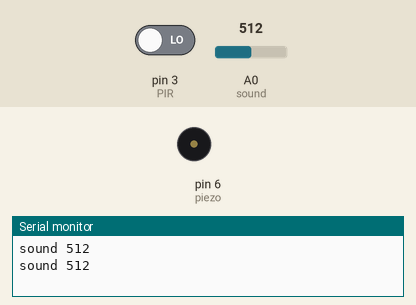
Bench run of a sketch on a simulated Arduino Uno, built with avr-gcc and run on an emulated ATmega328P. On the bench: buzzer (waves = sounding), the last lines printed to the serial monitor. Inputs (shaded band) come from the test bench; at power-on: A0 (sound) = 512, pin 3 (PIR) LOW.

Above: at 3.65 s.
3.7 s: A0 (sound) set to 56
7.3 s: A0 (sound) set to 46
At 8.6 s:
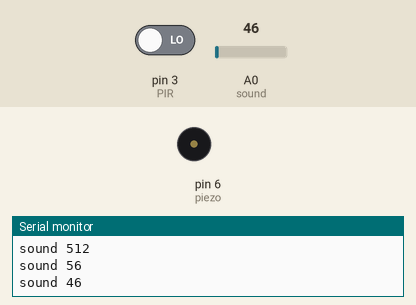
10.9 s: pin 3 (PIR) driven HIGH
At 14.8 s:
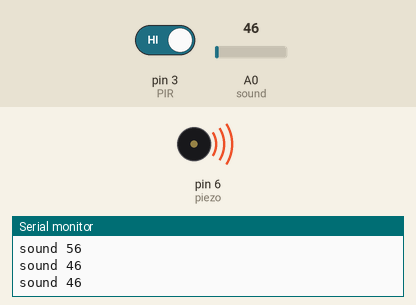
Timing chart, 0 to 20.5 s (numbered marks = the images above; inputs shaded):
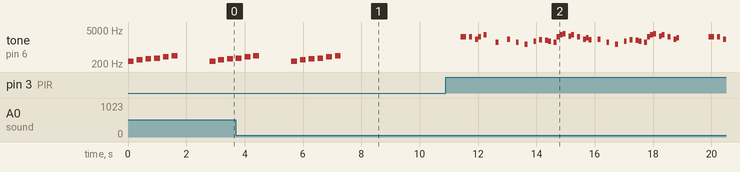

The sketch:

week10.ino
```cpp
#define NOTE_B0 31
#define NOTE_C1 33
#define NOTE_CS1 35
#define NOTE_D1 37
#define NOTE_DS1 39
#define NOTE_E1 41
#define NOTE_F1 44
#define NOTE_FS1 46
#define NOTE_G1 49
#define NOTE_GS1 52
#define NOTE_A1 55
#define NOTE_AS1 58
#define NOTE_B1 62
#define NOTE_C2 65
#define NOTE_CS2 69
#define NOTE_D2 73
#define NOTE_DS2 78
#define NOTE_E2 82
#define NOTE_F2 87
#define NOTE_FS2 93
#define NOTE_G2 98
#define NOTE_GS2 104
#define NOTE_A2 110
#define NOTE_AS2 117
#define NOTE_B2 123
#define NOTE_C3 131
#define NOTE_CS3 139
#define NOTE_D3 147
#define NOTE_DS3 156
#define NOTE_E3 165
#define NOTE_F3 175
#define NOTE_FS3 185
#define NOTE_G3 196
#define NOTE_GS3 208
#define NOTE_A3 220
#define NOTE_AS3 233
#define NOTE_B3 247
#define NOTE_C4 262
#define NOTE_CS4 277
#define NOTE_D4 294
#define NOTE_DS4 311
#define NOTE_E4 330
#define NOTE_F4 349
#define NOTE_FS4 370
#define NOTE_G4 392
#define NOTE_GS4 415
#define NOTE_A4 440
#define NOTE_AS4 466
#define NOTE_B4 494
#define NOTE_C5 523
#define NOTE_CS5 554
#define NOTE_D5 587
#define NOTE_DS5 622
#define NOTE_E5 659
#define NOTE_F5 698
#define NOTE_FS5 740
#define NOTE_G5 784
#define NOTE_GS5 831
#define NOTE_A5 880
#define NOTE_AS5 932
#define NOTE_B5 988
#define NOTE_C6 1047
#define NOTE_CS6 1109
#define NOTE_D6 1175
#define NOTE_DS6 1245
#define NOTE_E6 1319
#define NOTE_F6 1397
#define NOTE_FS6 1480
#define NOTE_G6 1568
#define NOTE_GS6 1661
#define NOTE_A6 1760
#define NOTE_AS6 1865
#define NOTE_B6 1976
#define NOTE_C7 2093
#define NOTE_CS7 2217
#define NOTE_D7 2349
#define NOTE_DS7 2489
#define NOTE_E7 2637
#define NOTE_F7 2794
#define NOTE_FS7 2960
#define NOTE_G7 3136
#define NOTE_GS7 3322
#define NOTE_A7 3520
#define NOTE_AS7 3729
#define NOTE_B7 3951
#define NOTE_C8 4186
#define NOTE_CS8 4435
#define NOTE_D8 4699
#define NOTE_DS8 4978
#define C 262 // 도
#define D 294 // 레
#define E 330 // 미
#define F 349 // 파
#define G 392 // 솔
#define A 440 // 라
#define B 494 // 시

const int PIR = 3;
const int sound = A0;
int soundState = LOW;
int piezo = 6;
int numTones = 75 ;
int super[] = {
  NOTE_E7, NOTE_E7, 0, NOTE_E7, 0, NOTE_C7, NOTE_E7, 0,
  NOTE_G7, 0, 0, 0, NOTE_G6, 0, 0, 0, NOTE_C7, 0, 0,
  NOTE_G6, 0, 0, NOTE_E6, 0, 0, NOTE_A6, 0, NOTE_B6,
  0, NOTE_AS6, NOTE_A6, 0, NOTE_G6, NOTE_E7, NOTE_G7,
  NOTE_A7, 0, NOTE_F7, NOTE_G7, 0, NOTE_E7, 0,NOTE_C7,
  NOTE_D7, NOTE_B6, 0, 0, NOTE_C7, 0, 0, NOTE_G6, 0, 0,
  NOTE_E6, 0, 0, NOTE_A6, 0, NOTE_B6,0, NOTE_AS6, NOTE_A6,
  0, NOTE_G6, NOTE_E7, NOTE_G7, NOTE_A7, 0, NOTE_F7, NOTE_G7,
  0, NOTE_E7, 0,NOTE_C7, NOTE_D7, NOTE_B6, 0, 0
  };

void setup() {
  pinMode(piezo, OUTPUT);
  pinMode(PIR, INPUT);
  Serial.begin(115200);
}

void loop() {
   int soundLevel = analogRead(sound);
  Serial.print("sound ");
  Serial.println(soundLevel);
  if (soundLevel > 52) {
     soundState = HIGH;
  } else {
    soundState = LOW;
  }

 if (soundState == HIGH) {
    tone(piezo, C, 200);
    delay(300);
    tone(piezo, D, 200);
    delay(300);
    tone(piezo, E, 200);
    delay(300);
    tone(piezo, F, 200);
    delay(300);
    tone(piezo, G, 200);
    delay(300);
    tone(piezo, A, 200);
    delay(300);
  }
  else {
    noTone(piezo); //piezo(12번핀)끄기
    delay(1000); //1초 유지
  }

  int state = digitalRead(PIR);
  if (state == HIGH) {
    for (int i = 0; i < numTones; i++) {
      tone(piezo, super[i],300);
      delay(100); //0.01초 유지
    }
  }
  else {
    noTone(piezo); //piezo(12번핀)끄기
    delay(1000); //1초 유지
  }
}
```

Measured:
- after the input at 7.3 s, tone on pin 6 (piezo): goes on until 7.3 s, then stays silent
- after the input at 10.9 s, tone on pin 6 (piezo): plays 2637 Hz for 0.20 s, 2637 Hz for 0.10 s, 2093 Hz for 0.10 s, 2637 Hz for 0.10 s, 3136 Hz for 0.10 s, 1568 Hz for 0.10 s … (42 notes in this stretch), starting after 0.50 s
- by itself, tone on pin 6 (piezo): plays 262 Hz for 0.20 s, 294 Hz for 0.20 s, 330 Hz for 0.20 s, 349 Hz for 0.20 s, 392 Hz for 0.20 s, 440 Hz for 0.20 s … (9 notes in this stretch)
